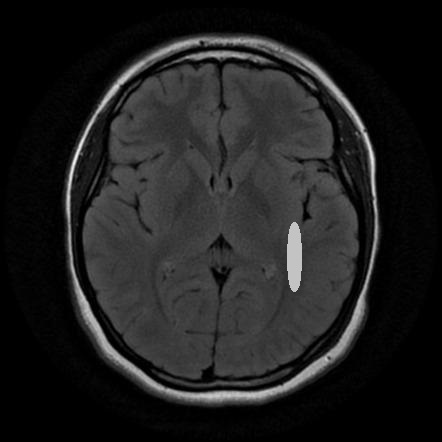
#> input picture dataset/1.jpg, 442 x 442 px; its folder holds only this picture in this run
$ python correct.py
#> lines starting #> are read from the running program, lines starting #| are printed output that depends on the picture
import os
import cv2 as cv
import numpy as np
from matplotlib import pyplot as plt

path = os.getcwd() + "/dataset/"
file_list = []

for file in os.listdir(path):
    file_list.append(path + file)

for file in file_list:
    img = cv.imread(file, 0)
#> img is the input picture: shape (442, 442); min 0, max 244, mean 31.1

    # PreProcessing
    # blur = cv.blur(img,(11,11))

    vector = np.ravel(img)
    X = np.arange(len(vector))
    print(img.shape, vector.shape)
#| (442, 442) (195364,)


    model = np.poly1d(np.polyfit(
        x=X,
        y=vector,
        deg=1
    ))

    std = vector.std()
#> std = 38.25
    regression = model(X)
    up = regression + std * 2
    down = regression - std * 0.98

    correct = vector.copy()

    for i in range(len(regression)):
        if correct[i] > up[i]:
            correct[i] = up[i]

        if correct[i] < down[i]:
            correct[i] = down[i]


    plt.subplot(2, 2, 1)
    plt.plot(vector, label="Data")
    plt.plot(regression, label="Regression")
    plt.plot(up, "b--", label="Up")
    plt.plot(down, "b--", label="Down")

    plt.subplot(2, 2, 2)
    plt.title("Image")
    plt.imshow(img, cmap="gray")

    plt.subplot(2, 2, 3)
    plt.plot(vector, label="Data")
    plt.plot(regression, label="Regression")
    plt.plot(correct, label="Correct")

    plt.subplot(2, 2, 4)
    correct = correct.reshape(img.shape)
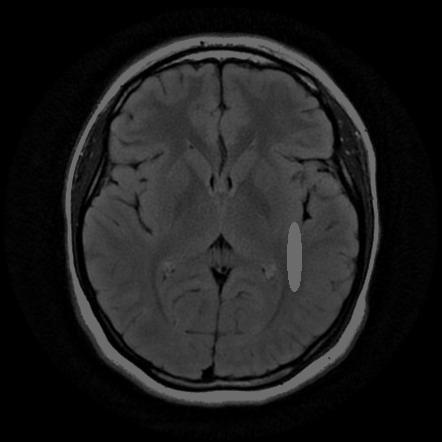
#> correct: shape (442, 442); min 0, max 108, mean 29.3
    plt.title("Correct")
    plt.imshow(correct, cmap="gray")
    plt.show()
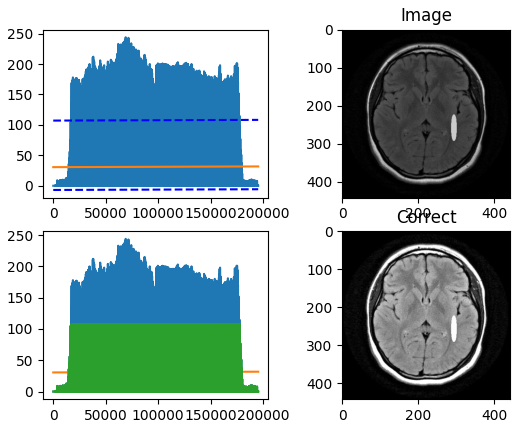
#> figure drawn by matplotlib, 4 panels; panel 1: curve peaks at x = 69028, y = 244; panel 1: curve peaks at x = 195363, y = 31.73; panel 1: curve peaks at x = 195363, y = 108.2; panel 3: curve peaks at x = 69028, y = 244

$ run again, on dataset/brain2.jpg
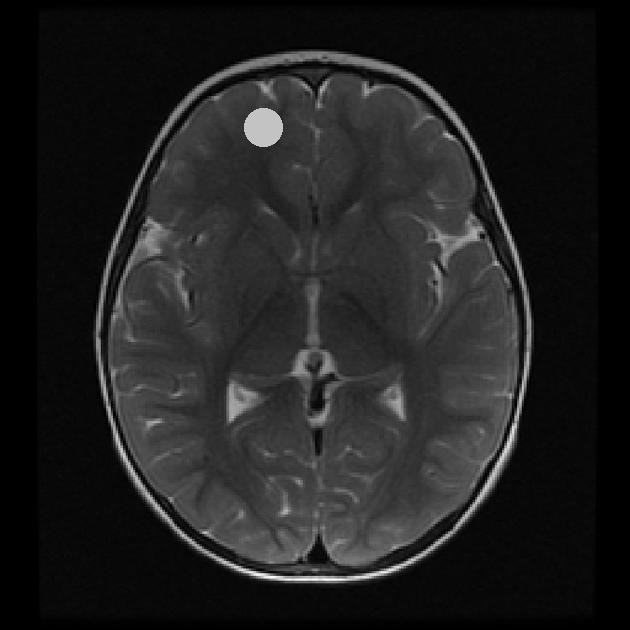
#> input picture dataset/brain2.jpg, 630 x 630 px
#> img is the input picture: shape (630, 630); min 0, max 255, mean 32.6
#| (630, 630) (396900,)
#> std = 34.85
#> `correct = correct.reshape(img.shape)`:
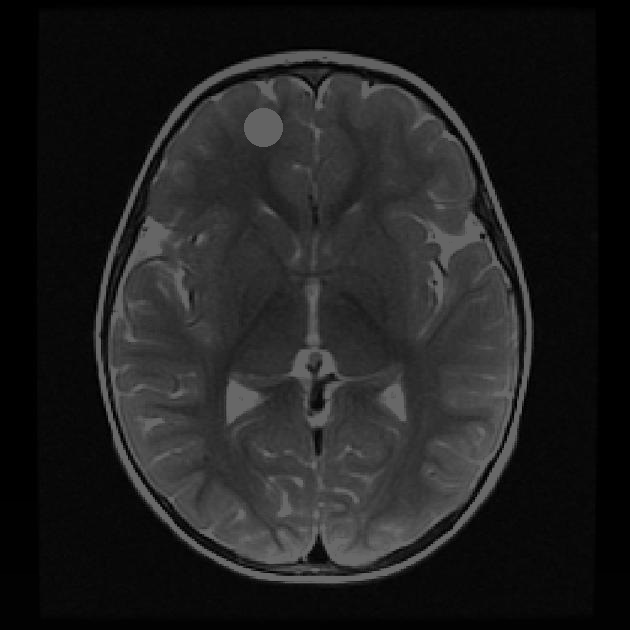
#> correct: shape (630, 630); min 0, max 105, mean 31.2
#> `plt.show()`:
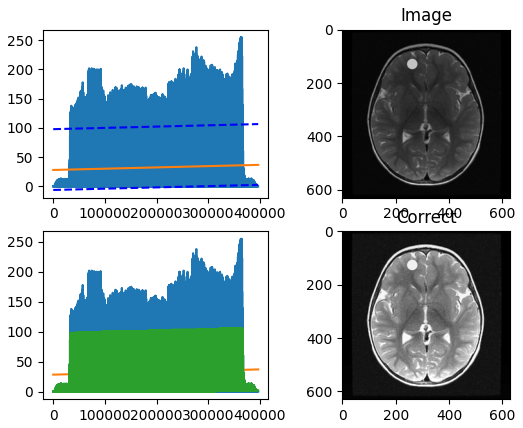
#> figure drawn by matplotlib, 4 panels; panel 1: curve peaks at x = 363151, y = 255; panel 1: curve peaks at x = 396899, y = 36.94; panel 1: curve peaks at x = 396899, y = 106.6; panel 3: curve peaks at x = 363151, y = 255
